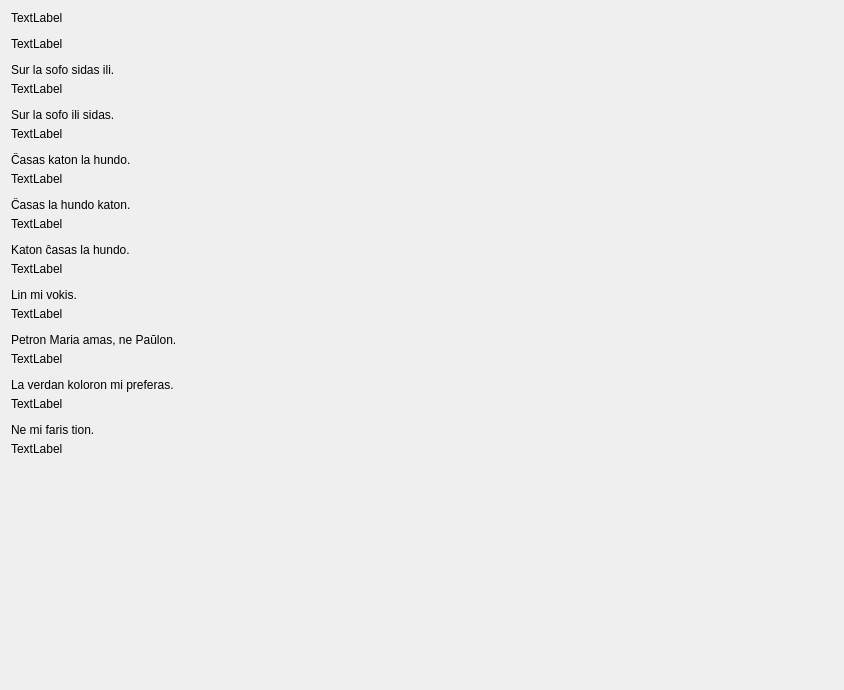
         <widget class="QWidget" name="scrollAreaWidgetContents_8">
          <property name="geometry">
           <rect>
            <x>0</x>
            <y>0</y>
            <width>844</width>
            <height>690</height>
           </rect>
          </property>
          <layout class="QVBoxLayout" name="verticalLayout_51">
           <property name="spacing">
            <number>12</number>
           </property>
           <property name="bottomMargin">
            <number>9</number>
           </property>
           <item>
            <widget class="titolo" name="Lec09_Label13">
             <property name="sizePolicy">
              <sizepolicy hsizetype="Preferred" vsizetype="Maximum">
               <horstretch>0</horstretch>
               <verstretch>0</verstretch>
              </sizepolicy>
             </property>
             <property name="text">
              <string>TextLabel</string>
             </property>
            </widget>
           </item>
           <item>
            <widget class="QLabel" name="Lec09_Label1">
             <property name="text">
              <string>TextLabel</string>
             </property>
             <property name="wordWrap">
              <bool>true</bool>
             </property>
            </widget>
           </item>
           <item>
            <layout class="QVBoxLayout" name="verticalLayout_17">
             <property name="spacing">
              <number>5</number>
             </property>
             <item>
              <widget class="neklakebla_nova" name="pushButton_20">
               <property name="text">
                <string>Sur la sofo sidas ili.</string>
               </property>
               <property name="wordWrap">
                <bool>true</bool>
               </property>
              </widget>
             </item>
             <item>
              <widget class="QLabel" name="Lec09_Label4">
               <property name="text">
                <string>TextLabel</string>
               </property>
               <property name="wordWrap">
                <bool>true</bool>
               </property>
              </widget>
             </item>
            </layout>
           </item>
           <item>
            <layout class="QVBoxLayout" name="verticalLayout_52">
             <property name="spacing">
              <number>5</number>
             </property>
             <item>
              <widget class="neklakebla_nova" name="pushButton_15">
               <property name="text">
                <string>Sur la sofo ili sidas.</string>
               </property>
               <property name="wordWrap">
                <bool>true</bool>
               </property>
              </widget>
             </item>
             <item>
              <widget class="QLabel" name="Lec09_Label5">
               <property name="text">
                <string>TextLabel</string>
               </property>
               <property name="wordWrap">
                <bool>true</bool>
               </property>
              </widget>
             </item>
            </layout>
           </item>
           <item>
            <layout class="QVBoxLayout" name="verticalLayout_53">
             <property name="spacing">
              <number>5</number>
             </property>
             <item>
              <widget class="neklakebla_nova" name="pushButton_21">
               <property name="sizePolicy">
                <sizepolicy hsizetype="Preferred" vsizetype="Preferred">
                 <horstretch>0</horstretch>
                 <verstretch>0</verstretch>
                </sizepolicy>
               </property>
               <property name="text">
                <string>Ĉasas katon la hundo.</string>
               </property>
               <property name="wordWrap">
                <bool>true</bool>
               </property>
              </widget>
             </item>
             <item>
              <widget class="QLabel" name="Lec09_Label6">
               <property name="text">
                <string>TextLabel</string>
               </property>
               <property name="wordWrap">
                <bool>true</bool>
               </property>
              </widget>
             </item>
            </layout>
           </item>
           <item>
            <layout class="QVBoxLayout" name="verticalLayout_54">
             <property name="spacing">
              <number>5</number>
             </property>
             <item>
              <widget class="neklakebla_nova" name="pushButton_23">
               <property name="text">
                <string>Ĉasas la hundo katon.</string>
               </property>
               <property name="wordWrap">
                <bool>true</bool>
               </property>
              </widget>
             </item>
             <item>
              <widget class="QLabel" name="Lec09_Label7">
               <property name="text">
                <string>TextLabel</string>
               </property>
               <property name="wordWrap">
                <bool>true</bool>
               </property>
              </widget>
             </item>
            </layout>
           </item>
           <item>
            <layout class="QVBoxLayout" name="verticalLayout_55">
             <property name="spacing">
              <number>5</number>
             </property>
             <item>
              <widget class="neklakebla_nova" name="pushButton_16">
               <property name="text">
                <string>Katon ĉasas la hundo.</string>
               </property>
               <property name="wordWrap">
                <bool>true</bool>
               </property>
              </widget>
             </item>
             <item>
              <widget class="QLabel" name="Lec09_Label8">
               <property name="text">
                <string>TextLabel</string>
               </property>
               <property name="wordWrap">
                <bool>true</bool>
               </property>
              </widget>
             </item>
            </layout>
           </item>
           <item>
            <layout class="QVBoxLayout" name="verticalLayout_56">
             <property name="spacing">
              <number>5</number>
             </property>
             <item>
              <widget class="neklakebla_nova" name="pushButton_22">
               <property name="text">
                <string>Lin mi vokis.</string>
               </property>
               <property name="wordWrap">
                <bool>true</bool>
               </property>
              </widget>
             </item>
             <item>
              <widget class="QLabel" name="Lec09_Label9">
               <property name="text">
                <string>TextLabel</string>
               </property>
               <property name="wordWrap">
                <bool>true</bool>
               </property>
              </widget>
             </item>
            </layout>
           </item>
           <item>
            <layout class="QVBoxLayout" name="verticalLayout_57">
             <property name="spacing">
              <number>5</number>
             </property>
             <item>
              <widget class="neklakebla_nova" name="pushButton_17">
               <property name="text">
                <string>Petron Maria amas, ne Paŭlon.</string>
               </property>
               <property name="wordWrap">
                <bool>true</bool>
               </property>
              </widget>
             </item>
             <item>
              <widget class="QLabel" name="Lec09_Label10">
               <property name="text">
                <string>TextLabel</string>
               </property>
               <property name="wordWrap">
                <bool>true</bool>
               </property>
              </widget>
             </item>
            </layout>
           </item>
           <item>
            <layout class="QVBoxLayout" name="verticalLayout_58">
             <property name="spacing">
              <number>5</number>
             </property>
             <item>
              <widget class="neklakebla_nova" name="pushButton_18">
               <property name="text">
                <string>La verdan koloron mi preferas.</string>
               </property>
               <property name="wordWrap">
                <bool>true</bool>
               </property>
              </widget>
             </item>
             <item>
              <widget class="QLabel" name="Lec09_Label11">
               <property name="text">
                <string>TextLabel</string>
               </property>
               <property name="wordWrap">
                <bool>true</bool>
               </property>
              </widget>
             </item>
            </layout>
           </item>
           <item>
            <layout class="QVBoxLayout" name="verticalLayout_59">
             <property name="spacing">
              <number>5</number>
             </property>
             <item>
              <widget class="neklakebla_nova" name="pushButton_19">
               <property name="text">
                <string>Ne mi faris tion.</string>
               </property>
               <property name="wordWrap">
                <bool>true</bool>
               </property>
              </widget>
             </item>
             <item>
              <widget class="QLabel" name="Lec09_Label12">
               <property name="text">
                <string>TextLabel</string>
               </property>
               <property name="wordWrap">
                <bool>true</bool>
               </property>
              </widget>
             </item>
            </layout>
           </item>
           <item>
            <spacer name="verticalSpacer_6">
             <property name="orientation">
              <enum>Qt::Vertical</enum>
             </property>
             <property name="sizeHint" stdset="0">
              <size>
               <width>20</width>
               <height>40</height>
              </size>
             </property>
            </spacer>
           </item>
          </layout>
         </widget>
